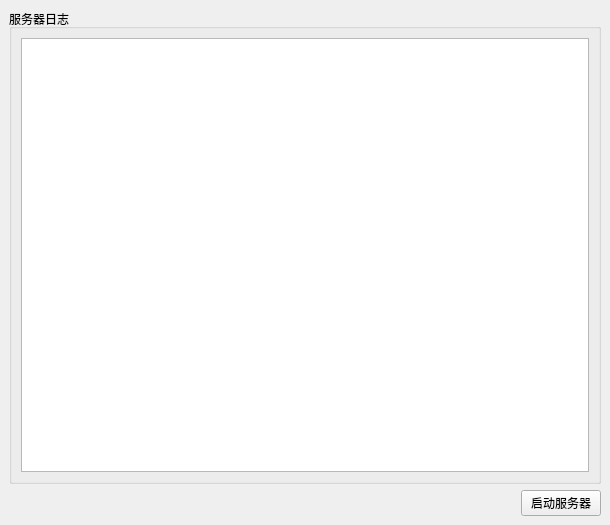
<?xml version="1.0" encoding="UTF-8"?>
<ui version="4.0">
 <class>MainWindow</class>
 <widget class="QMainWindow" name="MainWindow">
  <property name="geometry">
   <rect>
    <x>0</x>
    <y>0</y>
    <width>610</width>
    <height>525</height>
   </rect>
  </property>
  <property name="windowTitle">
   <string>服务器日志</string>
  </property>
  <widget class="QWidget" name="centralwidget">
   <layout class="QVBoxLayout" name="verticalLayout">
    <item>
     <widget class="QGroupBox" name="groupBox">
      <property name="title">
       <string>服务器日志</string>
      </property>
      <layout class="QHBoxLayout" name="horizontalLayout">
       <item>
        <widget class="QPlainTextEdit" name="plainTextEdit"/>
       </item>
      </layout>
     </widget>
    </item>
    <item>
     <layout class="QHBoxLayout" name="horizontalLayout_2">
      <item>
       <spacer name="horizontalSpacer">
        <property name="orientation">
         <enum>Qt::Orientation::Horizontal</enum>
        </property>
        <property name="sizeHint" stdset="0">
         <size>
          <width>40</width>
          <height>20</height>
         </size>
        </property>
       </spacer>
      </item>
      <item>
       <widget class="QPushButton" name="startButton">
        <property name="text">
         <string>启动服务器</string>
        </property>
       </widget>
      </item>
     </layout>
    </item>
   </layout>
  </widget>
 </widget>
 <resources/>
 <connections/>
</ui>
